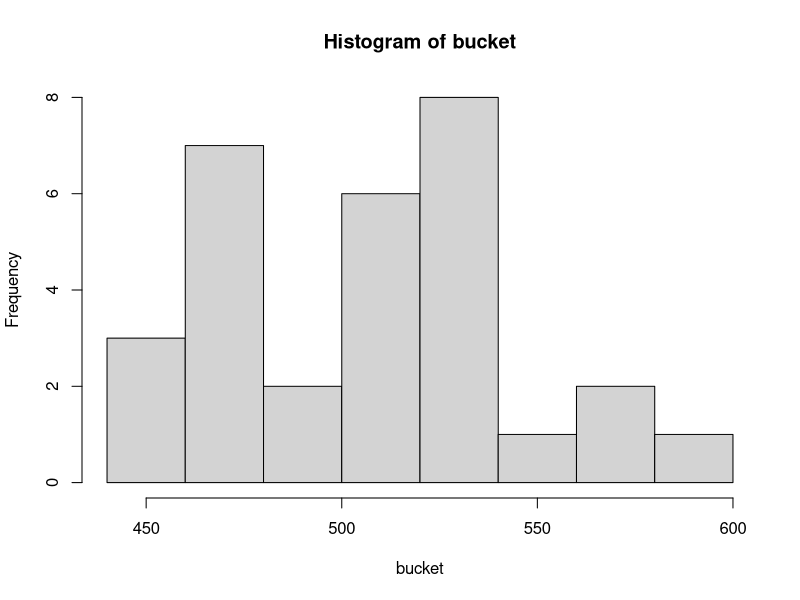

This figure's R source:
## ---- chunk 1
buildDY <- function(csize=35){
  bdlist=1:365
  out <- sample(bdlist,csize,replace=T)
}
## ---- chunk 2
try1=buildDY(csize = 35)
table(try1)
## ---- chunk 3
maxdup = function(inlist){
    out <- max(table(inlist))
}
## ---- chunk 4
buildDY <- function(csize=35){
  bdlist=1:365
  out <- sample(bdlist,csize,replace=T)
}
## ---- chunk 5
try1=buildDY(csize = 35)
table(try1)
## ---- chunk 6
maxdup = function(inlist){
    out <- max(table(inlist))
}
## ---- chunk 7
bucket=numeric()
for (j in 1:30){
  


brownlow=0
trials = numeric()

for (i in 1:1137) {
  a<-buildDY(csize = 35)
  trials[i] = maxdup(a)
 
}

out <- ifelse(trials>=2,1,-2) 
bucket[j] <- sum(out)
}
hist(bucket)
## ---- chunk 8
mean(bucket)
## ---- chunk 9
sd(bucket)
## ---- chunk 10
bucket=numeric()
for (j in 1:10){
  


brownlow=0
trials = numeric()

for (i in 1:1137) {
  a<-buildDY(csize = 29)
  trials[i] = maxdup(a)
 
}

out <- ifelse(trials>=2,1,-2) 
bucket[j] <- sum(out)
}
